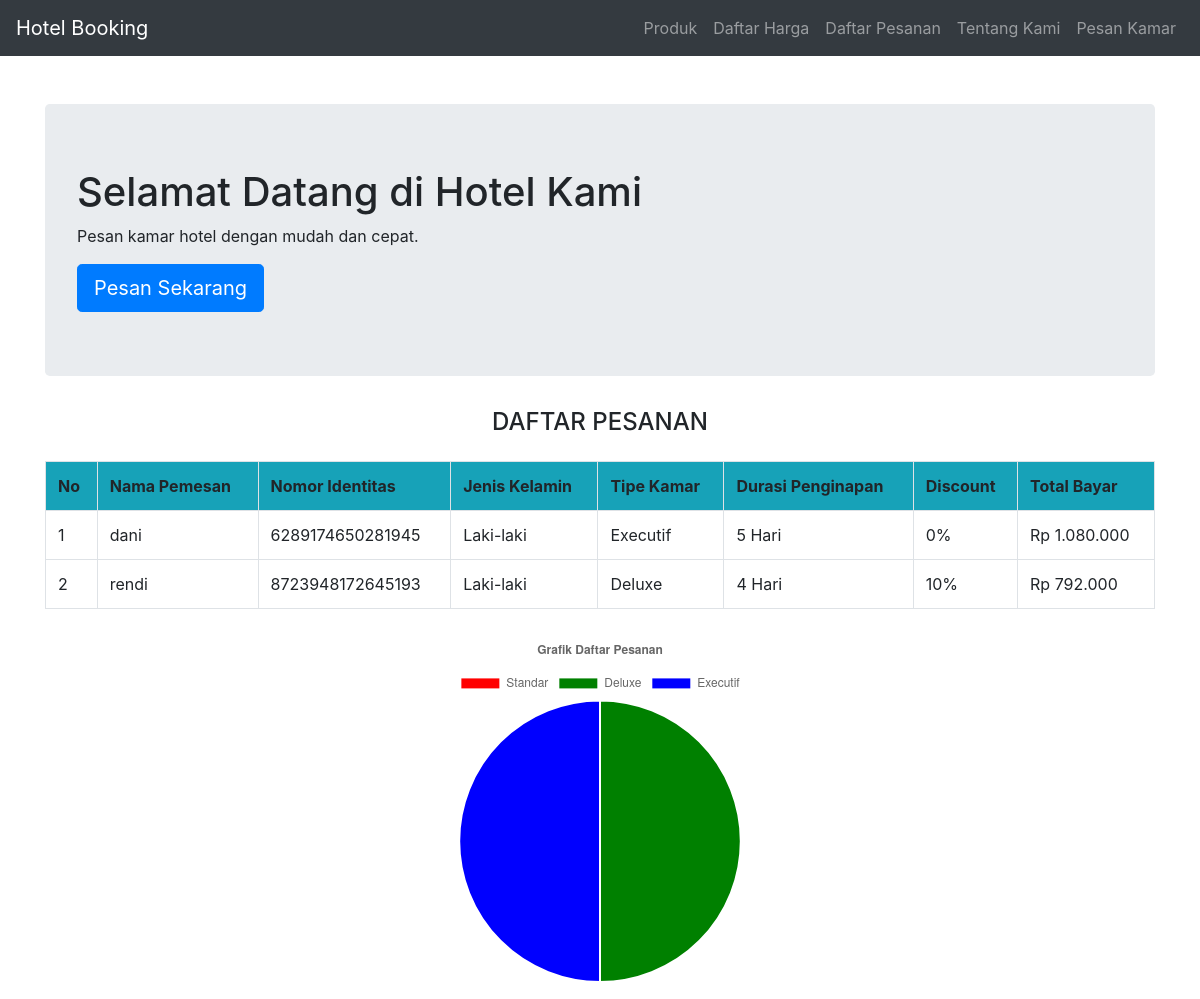
The app's page /daftar_pesanan.php with its own data.
### tables this page shows
CREATE TABLE `pesanan` (
  `id_pesanan` int(11) NOT NULL,
  `nama_pemesan` varchar(60) NOT NULL,
  `jenis_kelamin` enum('Laki-laki','Perempuan') NOT NULL,
  `nomor_identitas` varchar(20) NOT NULL,
  `tipe_kamar` enum('Standar','Deluxe','Executif') NOT NULL,
  `tgl_pesan` date NOT NULL,
  `durasi_menginap` int(11) NOT NULL,
  `breakfast` enum('Ya','Tidak') NOT NULL,
  `total_bayar` int(11) NOT NULL
);

### function.php (called while the page is built, shortened)
<?php
$db = mysqli_connect("localhost", "root", "", "pesan_hotel");
function ambil_data($query) {
    global $db;
    $db_arr = [];
    $sql_query = mysqli_query($db, $query);
    while ($sql = mysqli_fetch_assoc($sql_query)) {
        array_push($db_arr, $sql);
    }
    return $db_arr;
}
function format_rupiah($angka){
    return 'Rp ' . number_format($angka, 0, ',', '.');
}

### daftar_pesanan.php (the view, shortened to what this page needs)
<?php
include "function.php";
$daftar_pesanan = ambil_data("SELECT * FROM pesanan ORDER BY id_pesanan DESC");
?>
<!DOCTYPE html>
<html lang="en">
<head>
    <link href="https://maxcdn.bootstrapcdn.com/bootstrap/4.5.2/css/bootstrap.min.css" rel="stylesheet">
</head>
<body>
    <?php include "header.php"; ?>
<div class="container my-3">
    <h4 class="text-center">DAFTAR PESANAN</h4>
    <table class="table table-bordered my-4">
        <tr class="bg-info">
            <th>No</th>
            <th>Nama Pemesan</th>
            <th>Nomor Identitas</th>
            <th>Jenis Kelamin</th>
            <th>Tipe Kamar</th>
            <th>Durasi Penginapan</th>
            <th>Discount</th>
            <th>Total Bayar</th>
        </tr>
        <?php
        $i = 1;
        foreach ($daftar_pesanan as $dp) { ?>
            <tr>
                <td><?= $i; ?></td>
                <td><?= $dp["nama_pemesan"]; ?></td>
                <td><?= $dp["nomor_identitas"]; ?></td>
                <td><?= $dp["jenis_kelamin"]; ?></td>
                <td><?= $dp["tipe_kamar"]; ?></td>
                <td><?= $dp["durasi_menginap"]; ?> Hari</td>
                <td><?= $dp["breakfast"] == "Ya" ?"10%" :"0%"; ?></td>
                <td><?= format_rupiah($dp["total_bayar"]); ?></td>
            </tr>
        <?php $i++; } ?>
    </table>
    <canvas id="myChart" style="max-width: 700px; margin: 0 auto;"></canvas>
    </div>
    <script>
        const totalStandar = parseInt(document.querySelector('#total-standar').value);
        const totalDeluxe = parseInt(document.querySelector('#total-deluxe').value);
        const totalExecutif = parseInt(document.querySelector('#total-executif').value);
        var xValues = ["Standar", "Deluxe", "Executif"];
        var yValues = [totalStandar, totalDeluxe, totalExecutif];
        var barColors = ["red", "green", "blue"];
        new Chart("myChart", {
            type: "pie",
            data: {
                labels: xValues,
                datasets: [{
                backgroundColor: barColors,
                data: yValues
                }]
            },
            options: {
                title: {
                    display: true,
                    text: "Grafik Daftar Pesanan"
                }
            }
            });
    </script>
</body>
</html>

### records on screen
pesanan: nama_pemesan "dani", nomor_identitas "6289174650281945", jenis_kelamin "Laki-laki", tipe_kamar "Executif", durasi_menginap "5", breakfast "0%", total_bayar "Rp 1.080.000"
pesanan: nama_pemesan "rendi", nomor_identitas "8723948172645193", jenis_kelamin "Laki-laki", tipe_kamar "Deluxe", durasi_menginap "4", breakfast "10%", total_bayar "Rp 792.000"
